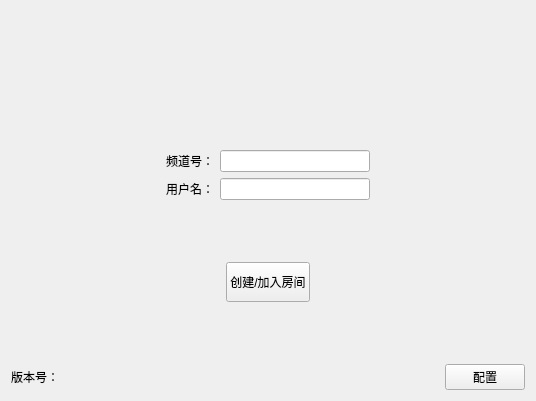
<?xml version="1.0" encoding="UTF-8"?>
<ui version="4.0">
 <class>LoginDlg</class>
 <widget class="QWidget" name="LoginDlg">
  <property name="geometry">
   <rect>
    <x>0</x>
    <y>0</y>
    <width>536</width>
    <height>401</height>
   </rect>
  </property>
  <property name="windowTitle">
   <string>登录</string>
  </property>
  <property name="windowIcon">
   <iconset resource="source.qrc">
    <normaloff>:/source/LOGO.ico</normaloff>:/source/LOGO.ico</iconset>
  </property>
  <layout class="QGridLayout" name="gridLayout">
   <item row="7" column="3">
    <spacer name="verticalSpacer_4">
     <property name="orientation">
      <enum>Qt::Vertical</enum>
     </property>
     <property name="sizeHint" stdset="0">
      <size>
       <width>20</width>
       <height>40</height>
      </size>
     </property>
    </spacer>
   </item>
   <item row="0" column="1">
    <spacer name="verticalSpacer_5">
     <property name="orientation">
      <enum>Qt::Vertical</enum>
     </property>
     <property name="sizeHint" stdset="0">
      <size>
       <width>20</width>
       <height>40</height>
      </size>
     </property>
    </spacer>
   </item>
   <item row="2" column="3">
    <spacer name="verticalSpacer">
     <property name="orientation">
      <enum>Qt::Vertical</enum>
     </property>
     <property name="sizeHint" stdset="0">
      <size>
       <width>20</width>
       <height>40</height>
      </size>
     </property>
    </spacer>
   </item>
   <item row="3" column="1">
    <widget class="QLabel" name="label">
     <property name="enabled">
      <bool>true</bool>
     </property>
     <property name="text">
      <string>频道号：</string>
     </property>
    </widget>
   </item>
   <item row="4" column="1">
    <widget class="QLabel" name="label_2">
     <property name="text">
      <string>用户名：</string>
     </property>
    </widget>
   </item>
   <item row="4" column="2">
    <widget class="QLineEdit" name="le_UserName">
     <property name="alignment">
      <set>Qt::AlignCenter</set>
     </property>
    </widget>
   </item>
   <item row="4" column="3">
    <spacer name="horizontalSpacer_7">
     <property name="orientation">
      <enum>Qt::Horizontal</enum>
     </property>
     <property name="sizeHint" stdset="0">
      <size>
       <width>130</width>
       <height>20</height>
      </size>
     </property>
    </spacer>
   </item>
   <item row="3" column="2">
    <widget class="QLineEdit" name="le_ChannelId">
     <property name="alignment">
      <set>Qt::AlignCenter</set>
     </property>
    </widget>
   </item>
   <item row="4" column="0">
    <spacer name="horizontalSpacer_6">
     <property name="orientation">
      <enum>Qt::Horizontal</enum>
     </property>
     <property name="sizeHint" stdset="0">
      <size>
       <width>82</width>
       <height>20</height>
      </size>
     </property>
    </spacer>
   </item>
   <item row="5" column="3">
    <spacer name="verticalSpacer_3">
     <property name="orientation">
      <enum>Qt::Vertical</enum>
     </property>
     <property name="sizeHint" stdset="0">
      <size>
       <width>20</width>
       <height>40</height>
      </size>
     </property>
    </spacer>
   </item>
   <item row="6" column="0" colspan="4">
    <layout class="QHBoxLayout" name="horizontalLayout_3">
     <item>
      <spacer name="horizontalSpacer_3">
       <property name="orientation">
        <enum>Qt::Horizontal</enum>
       </property>
       <property name="sizeHint" stdset="0">
        <size>
         <width>40</width>
         <height>20</height>
        </size>
       </property>
      </spacer>
     </item>
     <item>
      <widget class="QPushButton" name="btn_Login">
       <property name="minimumSize">
        <size>
         <width>0</width>
         <height>40</height>
        </size>
       </property>
       <property name="text">
        <string>创建/加入房间</string>
       </property>
      </widget>
     </item>
     <item>
      <spacer name="horizontalSpacer_8">
       <property name="orientation">
        <enum>Qt::Horizontal</enum>
       </property>
       <property name="sizeHint" stdset="0">
        <size>
         <width>198</width>
         <height>31</height>
        </size>
       </property>
      </spacer>
     </item>
    </layout>
   </item>
   <item row="1" column="0" colspan="4">
    <layout class="QHBoxLayout" name="horizontalLayout">
     <item>
      <spacer name="horizontalSpacer">
       <property name="orientation">
        <enum>Qt::Horizontal</enum>
       </property>
       <property name="sizeHint" stdset="0">
        <size>
         <width>40</width>
         <height>20</height>
        </size>
       </property>
      </spacer>
     </item>
     <item>
      <widget class="QLabel" name="lb_ico">
       <property name="text">
        <string/>
       </property>
       <property name="pixmap">
        <pixmap resource="source.qrc">:/source/LOGO.png</pixmap>
       </property>
       <property name="scaledContents">
        <bool>false</bool>
       </property>
       <property name="alignment">
        <set>Qt::AlignCenter</set>
       </property>
      </widget>
     </item>
     <item>
      <spacer name="horizontalSpacer_2">
       <property name="orientation">
        <enum>Qt::Horizontal</enum>
       </property>
       <property name="sizeHint" stdset="0">
        <size>
         <width>40</width>
         <height>20</height>
        </size>
       </property>
      </spacer>
     </item>
    </layout>
   </item>
   <item row="8" column="0" colspan="4">
    <layout class="QHBoxLayout" name="horizontalLayout_2">
     <item>
      <widget class="QLabel" name="label_3">
       <property name="maximumSize">
        <size>
         <width>60</width>
         <height>16777215</height>
        </size>
       </property>
       <property name="text">
        <string>版本号：</string>
       </property>
      </widget>
     </item>
     <item>
      <widget class="QLabel" name="lb_version">
       <property name="text">
        <string/>
       </property>
      </widget>
     </item>
     <item>
      <widget class="QPushButton" name="btn_Config">
       <property name="maximumSize">
        <size>
         <width>80</width>
         <height>16777215</height>
        </size>
       </property>
       <property name="text">
        <string>配置</string>
       </property>
      </widget>
     </item>
    </layout>
   </item>
  </layout>
 </widget>
 <layoutdefault spacing="6" margin="11"/>
 <resources>
  <include location="source.qrc"/>
 </resources>
 <connections/>
</ui>
